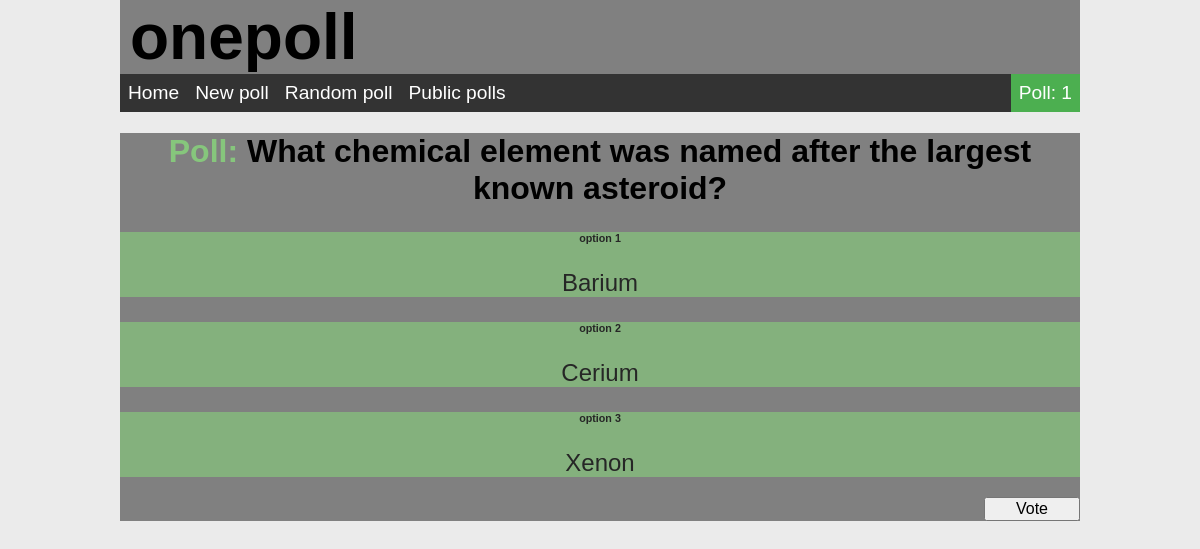
/1/, run on the app's committed database.
### polls/models.py (models this page shows, shortened)
class Question(models.Model):
    question_text = models.CharField(max_length=200)
    pub_date = models.DateTimeField('date published')
    public_poll = models.IntegerField(default=1)

class Choice(models.Model):
    question = models.ForeignKey(Question, on_delete=models.CASCADE)
    choice_text = models.CharField(max_length=200)
    votes = models.IntegerField(default=0)

### polls/views.py (the view)
# urls.py: url(r'^(?P<question_id>[0-9]+)/$', views.detail, name='detail'),
def detail(request, question_id):
    question = get_object_or_404(Question, id=question_id)
    template_name = 'polls/detail.html'
    if question.public_poll == 1:
        return render(request, template_name, {
        'question': question,
        'already_participated': polls.utils.user_has_voted(request, question),
        })
    else:
        return render(request, template_name, {
            'question': question,
            'already_participated': polls.utils.user_has_voted(request, question),
            'private': True
        })

### polls/utils.py (called while the page is built)
def get_ip(request):
    x_forwarded_for = request.META.get('HTTP_X_FORWARDED_FOR')
    if x_forwarded_for:
        ip = x_forwarded_for.split(',')[0]
    else:
        ip = request.META.get('REMOTE_ADDR')
    return ip

def user_has_voted(request, question):
    ip = get_ip(request)
    return any(user.ip == ip for user in question.participant_set.all())

### polls/templates/polls/detail.html (shortened to what this page needs)
{% load staticfiles %}
<!DOCTYPE html>
<html>
<head>
    <link rel="stylesheet" type="text/css" href="{% static 'polls/css/detail.css' %}" />
    <link rel="stylesheet" type="text/css" href="{% static 'polls/css/navigation.css' %}" />
</head>
<body>
    <div id="navigation">
        <h1>onepoll</h1>
        <ul>
            <li><a href="{% url 'index' %}">Home</a></li>
            <li><a href="{% url 'new' %}">New poll</a></li>
            <li><a href="{% url 'random' %}">Random poll</a></li>
            <li><a href="{% url 'public' %}">Public polls</a></li>
            <li style="float: right" ><a href="{% url 'detail' question.id %}" class="active">Poll: {{ question.id }}</a></li>
        </ul>
    </div>
    <form action="{% url 'vote' question.id %}" method="post">
        <h1>{{ question.question_text }}</h1>
        {% for choice in question.choice_set.all %}
        <div>
            <h6>option {{ forloop.counter }}</h6>
            <label>{{ choice.choice_text }}</label>
        </div>
        {% endfor %}
        <div>
            {% if already_participated == True %}
            <h3>You have already participated in this poll. <a href="{% url 'results' question.id %}">Click for results.</a></h3>
            {% else %}
            <input type="submit" value="Vote"/>
            {% endif %}
        </div>
    </form>
</body>
</html>

### polls/static/polls/css/detail.css (style rules this page uses)
form { background-color: gray; width: 100%; text-align: center; }
form h1:before { content: 'Poll: '; color: #86C67C; }
form div { background-color: #86C67C; opacity: 0.7; }
form div:last-child { background-color: inherit; text-align: right; opacity: inherit; display: block; }
form h6 { font-family: sans-serif; }
form div label { font-size: 1.5em; }
form input[type='submit'] { display: inline; font-size: 1em; margin-top: 20px; width: 10%; }

### polls/static/polls/css/navigation.css (style rules this page uses)
body, header { background-color: #EBEBEB; font-family: sans-serif; margin: 0 auto; max-width: 80%; }
#navigation { top: 0%; left: 0%; width: 100%; background-color: gray; }
#navigation h1 { text-align: left; color: black; font-weight: bold; font-size: 4em; display: inline; padding: 10px; }
#navigation li { float: left; }
#navigation li a { display: block; color: white; font-size: 1.2em; text-decoration: none; padding: 8px 8px; }
#navigation li a.active { background-color: #4CAF50; }
#navigation ul { list-style-type: none; margin: 0 auto; padding: 0; overflow: hidden; background-color: #333; }

### data on the page
Question: id "1", question_text "What chemical element was named after the largest known asteroid?"
Choice: choice_text "Barium"
Choice: choice_text "Cerium"
Choice: choice_text "Xenon"
